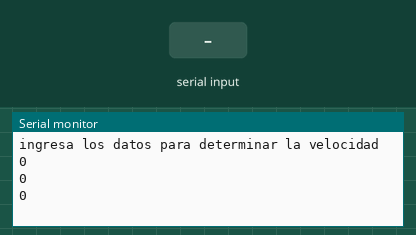
Simulated run of this sketch. Board: Arduino Uno, built with avr-gcc and run on an emulated ATmega328P. Parts: the last lines printed to the serial monitor. The inputs (shaded band) are chosen by the test bench.

Above: at 1.2 s.
1.3 s: "90,45\n" received over Serial
At 2.3 s:
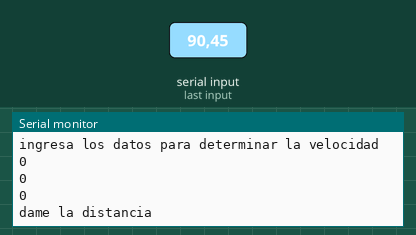
4.0 s: "30,150\n" received over Serial
At 6.3 s:
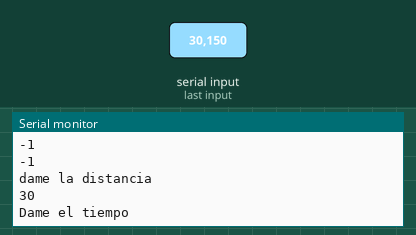
Timing chart, 0 to 7.8 s (numbered marks = the images above; inputs shaded):
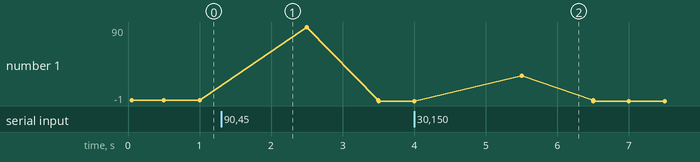

The sketch:

DeterminarVelocidad.ino
```cpp
int d,v,t;

void setup() {
  // put your setup code here, to run once:
 Serial.begin(9600);
d=0;
t=0;
v=0;

 Serial.println("ingresa los datos para determinar la velocidad");
}

void loop() {
  // put your main code here, to run repeatedly:

if(Serial.available()>0){

  Serial.println("dame la distancia");
  d= Serial.readString().toInt(); //lee el buffer
  Serial.println(d);

  Serial.println("Dame el tiempo");
  t=Serial.readString().toInt();
  Serial.println(t);

  v=d/t;

}
Serial.println(v);
delay(500);
}
```

Measured:
- after the input at 1.3 s, the serial monitor: prints a new line after 0.20 s (image 1)
- after the input at 4.0 s, the serial monitor: prints a new line after 1.5 s (image 2)
- plotted number 1: 0 → -1 after the input at 1.3 s
